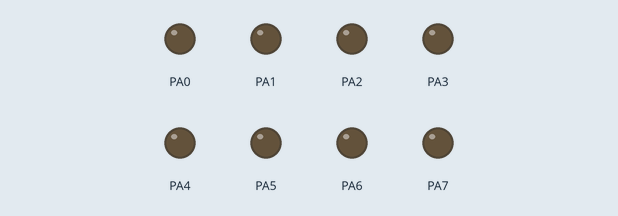
A program run on a simulated ATmega16, built with avr-gcc and emulated at 1 MHz. Shown: output pins drawn as LEDs (lit = HIGH).

Above: at 0.11 s.
At 9.84 s:
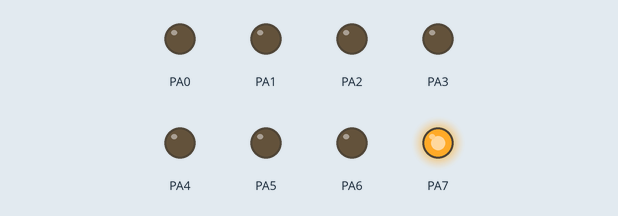
At 20.45 s:
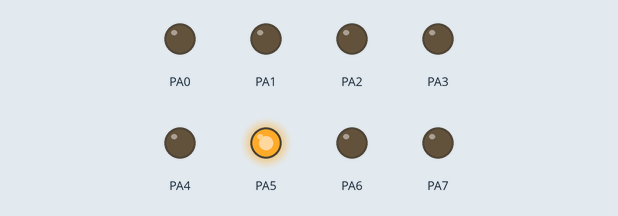
At 39.92 s:
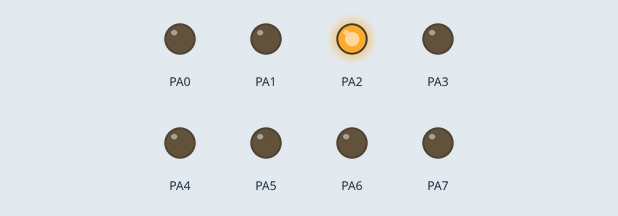
Timing chart, 0 to 40.0 s (numbered marks = the images above):
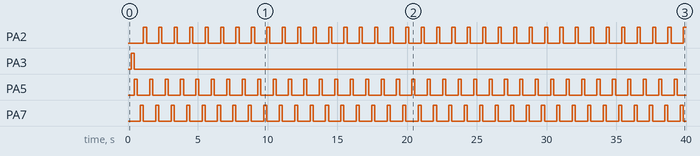

Measured:
- by itself, PA2, PA5, PA7: alternates HIGH for 0.22 s and LOW for 0.88 s
- by itself, PA3: LOW → HIGH at 0.22 s, → LOW 0.22 s later

The program:

main.c
```c
#include <avr/io.h>
#define F_CPU 1000000UL
#include <avr/interrupt.h>

int HITUNG = -1;

int main(void)
{
	DDRA = 0xFF;
	PORTA = 0x00;
	TCCR0 = 0x05;
	TCNT0 = 0x28;
	TIFR = 0x02;
	TIMSK = 0x01;
	sei();
	while (1){}
}
ISR (TIMER0_OVF_vect) {
	TCNT0=0x28;
	HITUNG++;
	switch(HITUNG)
	{
		case 0:
		PORTA = 0b00001000;
		break;
		case 1:
		PORTA = 0b00100000;
		break;
		case 2:
		PORTA = 0b00000000;
		break;
		case 3:
		PORTA = 0b10000000;
		break;
		case 4:
		PORTA = 0b00000100;
		break;
		default:
		HITUNG = 0;
		PORTA = 0b00000000;
		break;
	}
}
```
